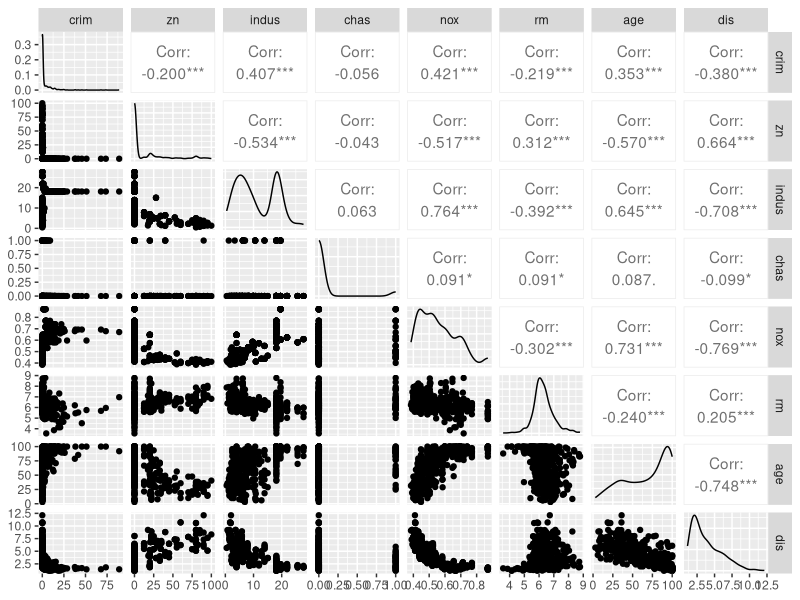
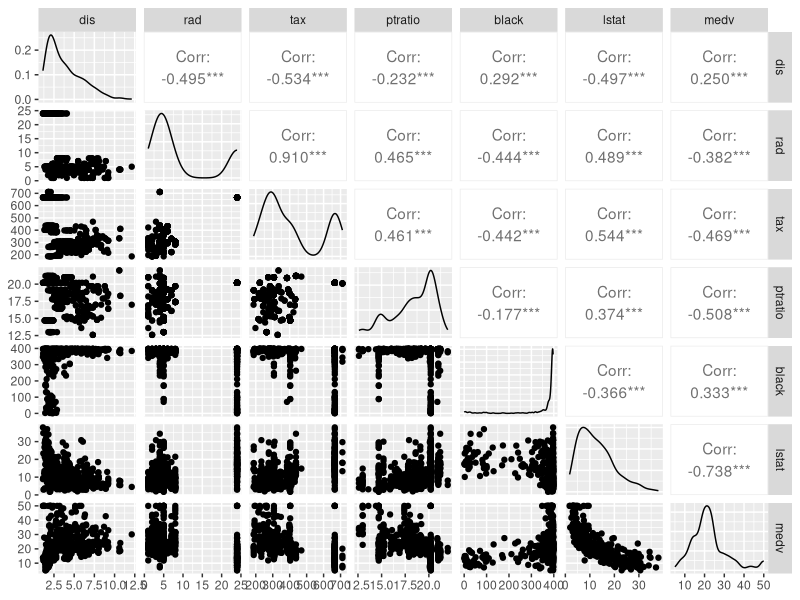
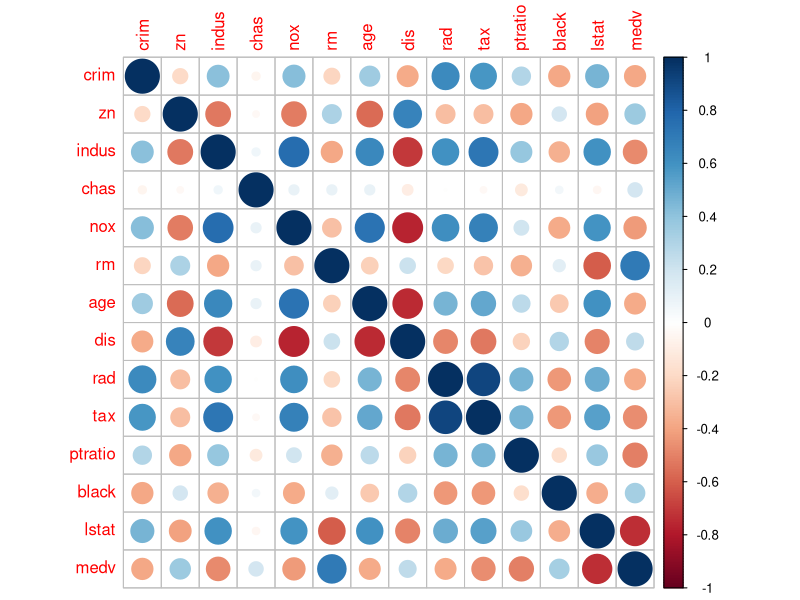
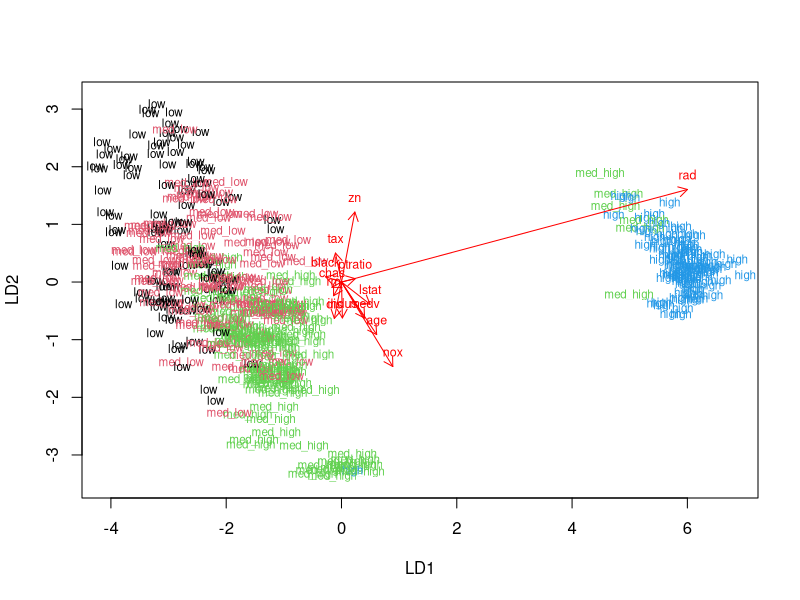

These charts were generated, in order, by the following R code:
## ---- chunk 1
knitr::opts_chunk$set(echo = TRUE)
## ---- chunk 2
library(MASS)

# load the data
data("Boston")

# explore the dataset
str(Boston)
summary(Boston)
dim(Boston)
## ---- chunk 3
# plot matrix of the variables
library(ggplot2)
library("GGally")
ggpairs(Boston[1:8])
## ---- chunk 4

ggpairs(Boston[8:14])
## ---- chunk 5
cor_matrix <- cor(Boston) 
cor_matrix <- round(cor_matrix, digits = 2)

# rounded correlation matrix
cor_matrix

# visualize the correlation matrix
library(corrplot)
corrplot(cor_matrix, method="circle")

## ---- chunk 6
boston_scaled <- scale(Boston)
summary(boston_scaled)
summary(Boston)
# change into a data frame for future use
class(boston_scaled)
boston_scaled <- as.data.frame(boston_scaled)

## ---- chunk 7

summary(boston_scaled$crim)

# creating a quantile vector
bins <- quantile(boston_scaled$crim)
bins

# next a categorical variable
labelsadd <- c("low", "med_low", "med_high", "high")
crime <- cut(boston_scaled$crim, breaks = bins, include.lowest = TRUE, labels = labelsadd)
# how does it look like?
table(crime)

# Replacing the old crim with the new catergorical crim
boston_scaled <- dplyr::select(boston_scaled, -crim)
boston_scaled <- data.frame(boston_scaled, crime)


## ---- chunk 8
# number of rows
nrow(boston_scaled)
n <- 506

# randomly select 80% of the rows
ind <- sample(n,  size = n * 0.8)

# create the train set
train <- boston_scaled[ind,]

# and the test set
test <- boston_scaled[-ind,]

# correct classes from the test data 
correct_classes <- test$crime

# remove the crime variable from test data
test <- dplyr::select(test, -crime)

## ---- chunk 9
library(MASS)

# linear discriminant analysis
lda.fit <- lda(crime ~., data = train)
lda.fit

# biplot arrows
lda.arrows <- function(x, myscale = 1, arrow_heads = 0.1, color = "red", tex = 0.75, choices = c(1,2)){
  heads <- coef(x)
  arrows(x0 = 0, y0 = 0, 
         x1 = myscale * heads[,choices[1]], 
         y1 = myscale * heads[,choices[2]], col=color, length = arrow_heads)
  text(myscale * heads[,choices], labels = row.names(heads), 
       cex = tex, col=color, pos=3)
}

# target classes as numeric
classes <- as.numeric(train$crime)

# LDA plot
plot(lda.fit, dimen = 2, col = classes, pch = classes)
lda.arrows(lda.fit, myscale = 2)
## ---- chunk 10

# predict classes with test data
lda.pred <- predict(lda.fit, newdata = test)

# cross tabulate the results
table(correct = correct_classes, predicted = lda.pred$class)


## ---- chunk 11
data("Boston")
dim(Boston)

boston_scaled <- scale(Boston)
summary(boston_scaled)
class(boston_scaled)
boston_scaled <- as.data.frame(boston_scaled)
## ---- chunk 12
# euclidean distance matrix
dist_eu <- dist(boston_scaled)

# look at the summary of the distances
summary(dist_eu)
## ---- chunk 13
library(tidyverse)
# k-means 
km <- kmeans(Boston, centers = 4)

